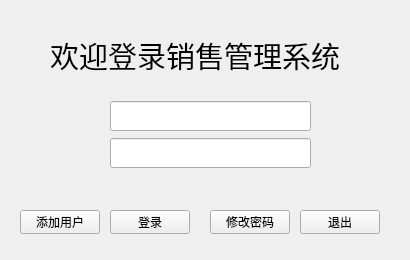
<?xml version="1.0" encoding="UTF-8"?>
<ui version="4.0">
 <class>inlog</class>
 <widget class="QWidget" name="inlog">
  <property name="geometry">
   <rect>
    <x>0</x>
    <y>0</y>
    <width>410</width>
    <height>260</height>
   </rect>
  </property>
  <property name="minimumSize">
   <size>
    <width>410</width>
    <height>260</height>
   </size>
  </property>
  <property name="maximumSize">
   <size>
    <width>410</width>
    <height>260</height>
   </size>
  </property>
  <property name="windowTitle">
   <string>Form</string>
  </property>
  <widget class="QPushButton" name="btn_inlog">
   <property name="geometry">
    <rect>
     <x>110</x>
     <y>210</y>
     <width>80</width>
     <height>24</height>
    </rect>
   </property>
   <property name="text">
    <string>登录</string>
   </property>
  </widget>
  <widget class="QPushButton" name="btn_reg">
   <property name="geometry">
    <rect>
     <x>20</x>
     <y>210</y>
     <width>80</width>
     <height>24</height>
    </rect>
   </property>
   <property name="text">
    <string>添加用户</string>
   </property>
  </widget>
  <widget class="QPushButton" name="btn_quit">
   <property name="geometry">
    <rect>
     <x>300</x>
     <y>210</y>
     <width>80</width>
     <height>24</height>
    </rect>
   </property>
   <property name="text">
    <string>退出</string>
   </property>
  </widget>
  <widget class="QCheckBox" name="checkBox">
   <property name="geometry">
    <rect>
     <x>318</x>
     <y>147</y>
     <width>21</width>
     <height>21</height>
    </rect>
   </property>
   <property name="font">
    <font>
     <pointsize>-1</pointsize>
    </font>
   </property>
   <property name="styleSheet">
    <string notr="true">#checkBox{
font-size: 15px;
}
 
#checkBox::indicator {
padding-top: 1px;
width: 15px;
height: 15px;border: none;
}

#checkBox::indicator:unchecked {
image: url(:/icon/noshow.ico);
}
 
#checkBox::indicator:checked {
image: url(:/icon/show.ico);
}




</string>
   </property>
   <property name="text">
    <string/>
   </property>
   <property name="iconSize">
    <size>
     <width>0</width>
     <height>0</height>
    </size>
   </property>
  </widget>
  <widget class="QLabel" name="label_3">
   <property name="geometry">
    <rect>
     <x>50</x>
     <y>30</y>
     <width>300</width>
     <height>51</height>
    </rect>
   </property>
   <property name="sizePolicy">
    <sizepolicy hsizetype="Fixed" vsizetype="Fixed">
     <horstretch>0</horstretch>
     <verstretch>0</verstretch>
    </sizepolicy>
   </property>
   <property name="text">
    <string>&lt;html&gt;&lt;head/&gt;&lt;body&gt;&lt;p&gt;&lt;span style=&quot; font-size:22pt;&quot;&gt;欢迎登录销售管理系统&lt;/span&gt;&lt;/p&gt;&lt;/body&gt;&lt;/html&gt;</string>
   </property>
  </widget>
  <widget class="QPushButton" name="btn_alt">
   <property name="geometry">
    <rect>
     <x>210</x>
     <y>210</y>
     <width>80</width>
     <height>24</height>
    </rect>
   </property>
   <property name="text">
    <string>修改密码</string>
   </property>
  </widget>
  <widget class="QWidget" name="verticalLayoutWidget">
   <property name="geometry">
    <rect>
     <x>110</x>
     <y>100</y>
     <width>201</width>
     <height>71</height>
    </rect>
   </property>
   <layout class="QVBoxLayout" name="verticalLayout">
    <item>
     <widget class="QLineEdit" name="let_name">
      <property name="minimumSize">
       <size>
        <width>150</width>
        <height>30</height>
       </size>
      </property>
     </widget>
    </item>
    <item>
     <widget class="QLineEdit" name="let_passwd">
      <property name="minimumSize">
       <size>
        <width>150</width>
        <height>30</height>
       </size>
      </property>
     </widget>
    </item>
   </layout>
  </widget>
  <widget class="QWidget" name="verticalLayoutWidget_2">
   <property name="geometry">
    <rect>
     <x>80</x>
     <y>100</y>
     <width>21</width>
     <height>71</height>
    </rect>
   </property>
   <layout class="QVBoxLayout" name="verticalLayout_2">
    <item>
     <widget class="QLabel" name="label">
      <property name="font">
       <font>
        <pointsize>10</pointsize>
       </font>
      </property>
      <property name="styleSheet">
       <string notr="true">image: url(:/icon/username.ico);</string>
      </property>
      <property name="text">
       <string/>
      </property>
     </widget>
    </item>
    <item>
     <widget class="QLabel" name="label_2">
      <property name="font">
       <font>
        <pointsize>10</pointsize>
       </font>
      </property>
      <property name="styleSheet">
       <string notr="true">image: url(:/icon/password.ico);</string>
      </property>
      <property name="text">
       <string/>
      </property>
     </widget>
    </item>
   </layout>
  </widget>
 </widget>
 <resources/>
 <connections/>
</ui>
